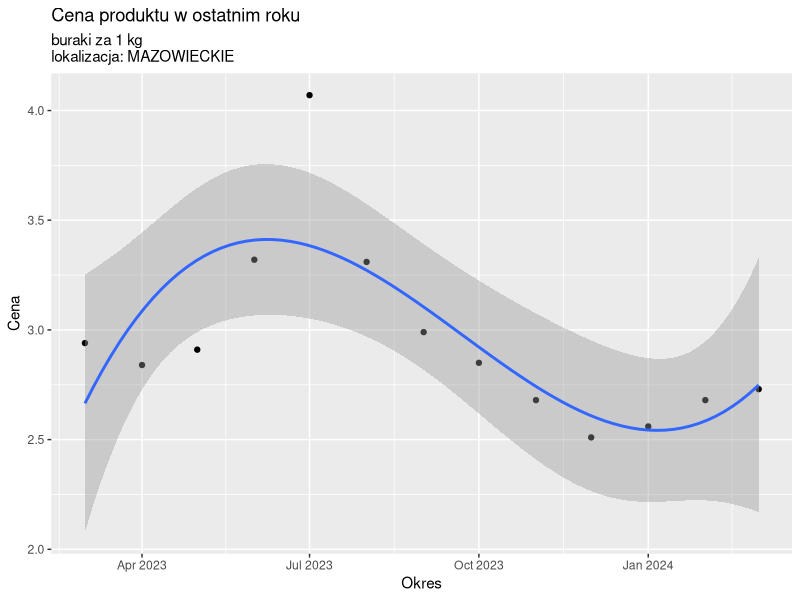
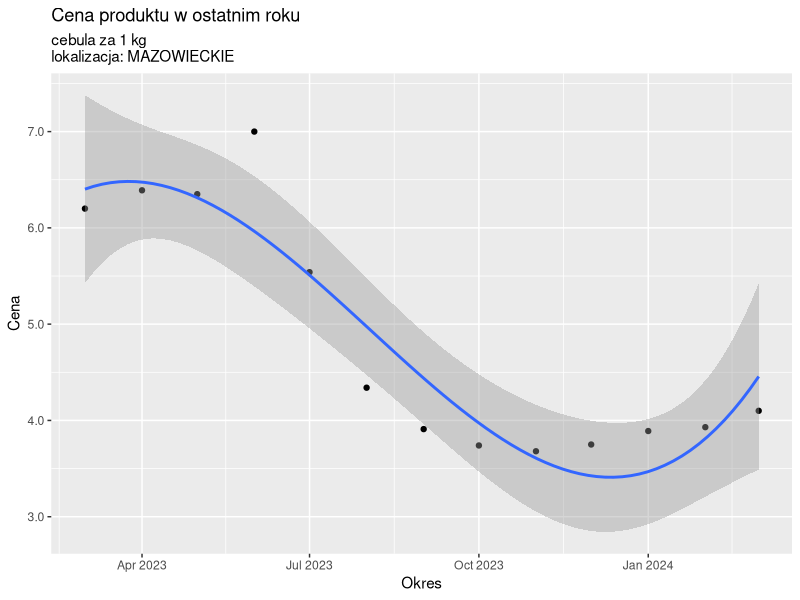
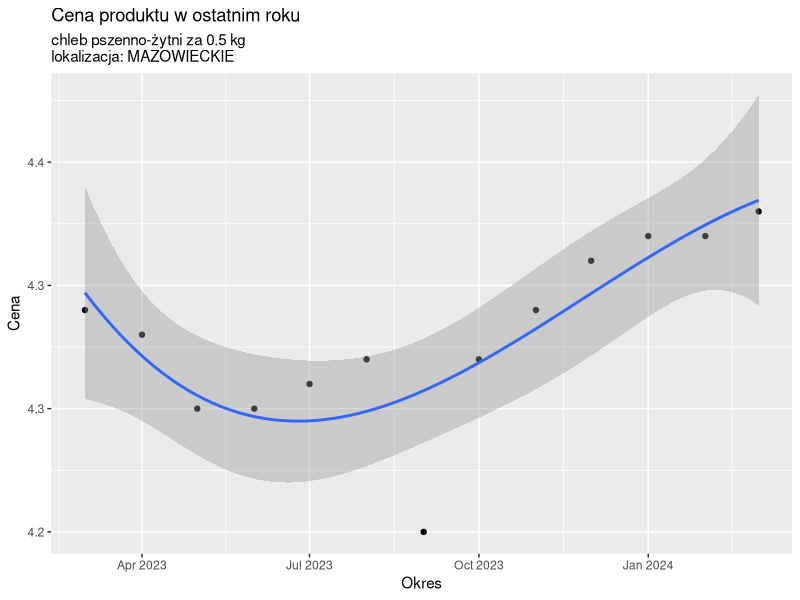
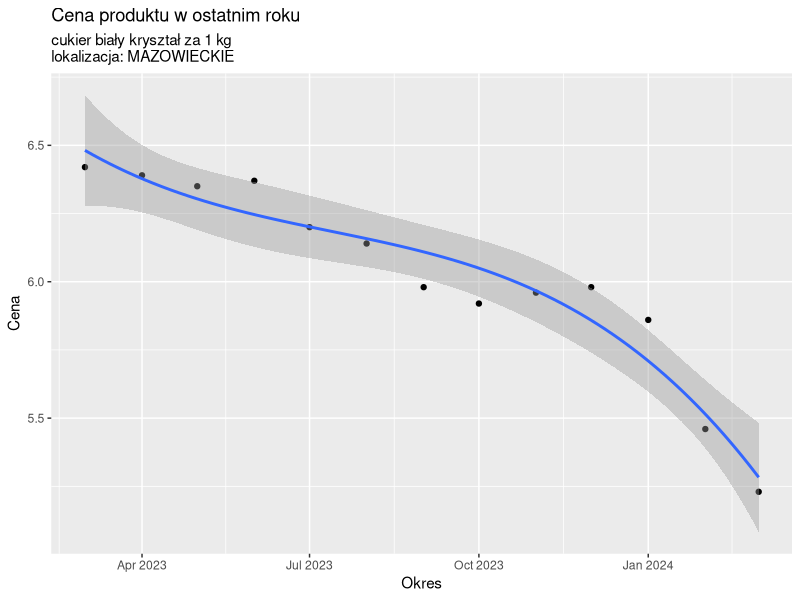
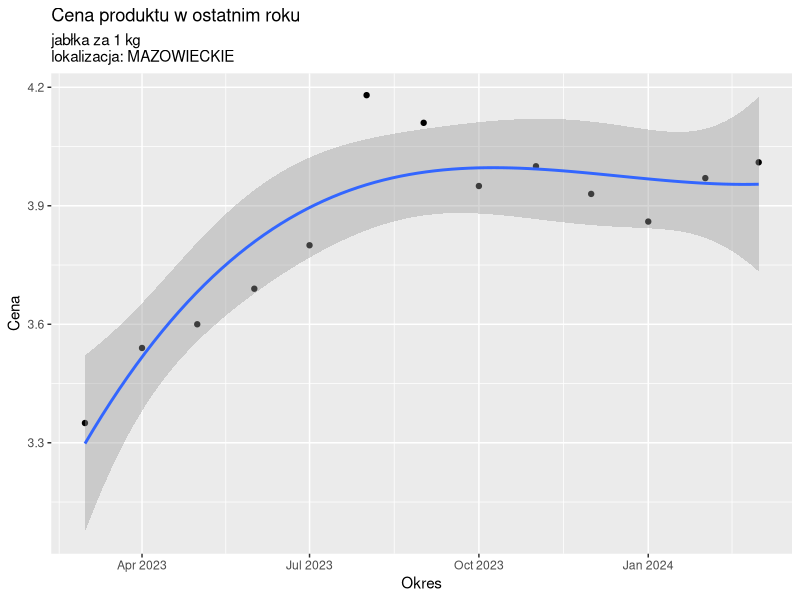
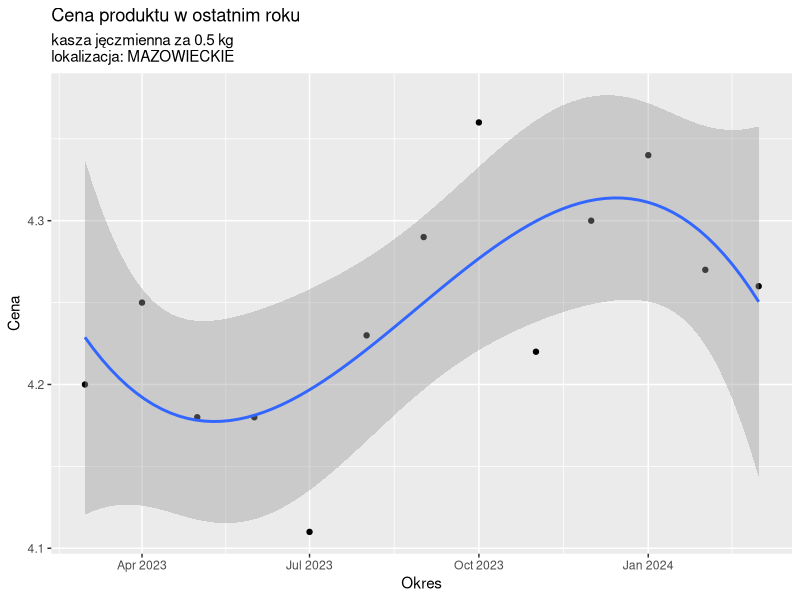
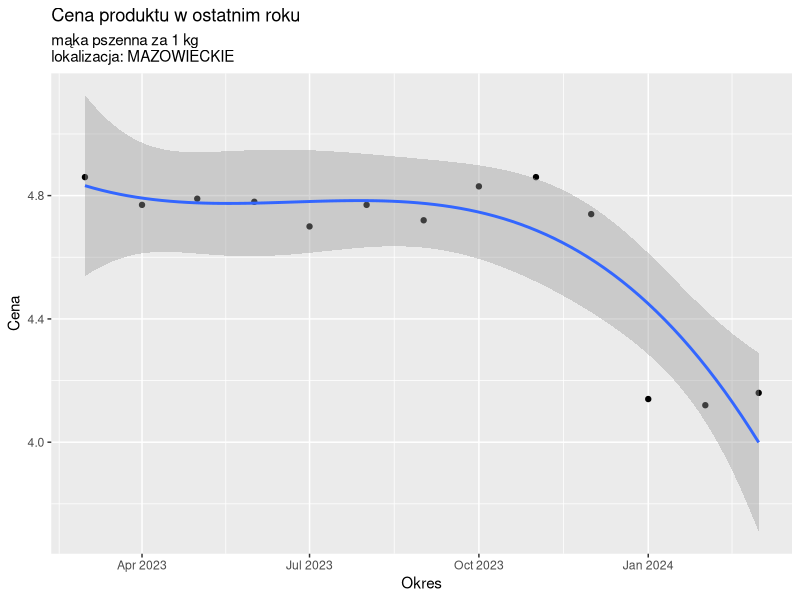
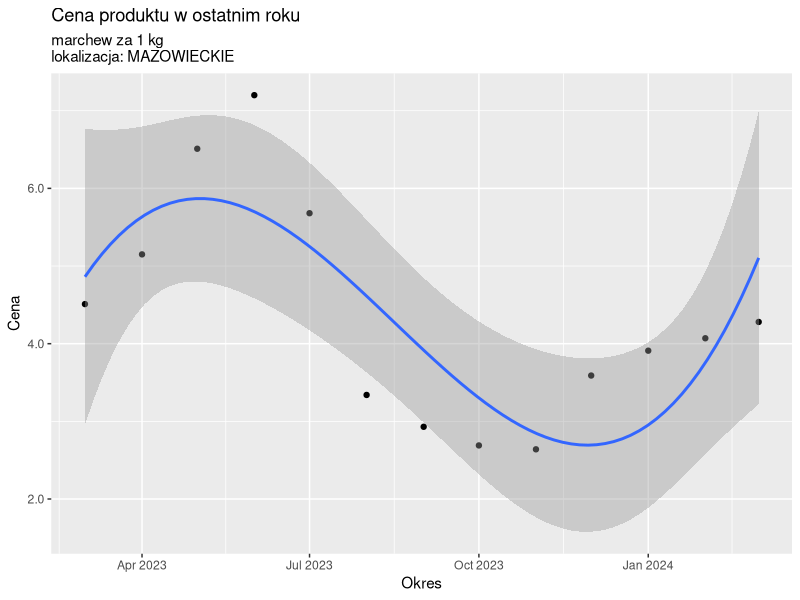

Here is the R script that generated these plots, in order:
library("tidyverse")

data <- read.csv2("food_statistics.csv")
data$opis_okres <- as.Date(paste(substring(data$opis_okres, 1, 4), substring(data$opis_okres, 7, 8), "01", sep = "-"))
months <- data |> select(opis_okres) |> distinct()
important_columns <- data |> select(nazwa_pozycja_2, opis_okres, wartosc, jednostka_terytorialna)
masovian_voievoidship <- important_columns |> filter(jednostka_terytorialna == "MAZOWIECKIE")
poland <- important_columns |> filter(jednostka_terytorialna == "POLSKA")

group_localization <- function(localization){
    return (localization |> group_by(nazwa_pozycja_2))
}

groups_pl <- group_localization(poland)
groups_masovian <- group_localization(masovian_voievoidship)

calculate_inflation <- function(prices){
    return (100 * (tail(prices, n = 1) - prices[1]) / prices[1])
}

inflation_masovian <- calculate_inflation(groups_masovian$wartosc)
inflation_pl <- calculate_inflation(groups_pl$wartosc)


print_inflation <- function(df){
    df |> group_by(nazwa_pozycja_2) |> summarize(inflation = calculate_inflation(wartosc))
}



print_inflation(groups_masovian)
print_inflation(groups_pl)



create_plot_for_every_group <- function(group){
    list_of_products <- split(group, group$nazwa_pozycja_2)
    for(product in list_of_products){
        print(product  |> ggplot(aes(x = opis_okres, y = wartosc)) + 
                  geom_point() + geom_smooth(method = "lm", formula = y ~ poly(x, 3)) +
                  scale_y_continuous(labels = scales::number_format(accuracy = 0.1)) +
                  labs(title = "Cena produktu w ostatnim roku", subtitle = paste(product$nazwa_pozycja_2, "\n", "lokalizacja: ", product$jednostka_terytorialna, sep = ""), x = "Okres", y = "Cena"))
    }
}



create_plot_for_every_group(masovian_voievoidship)
create_plot_for_every_group(groups_pl)

         
